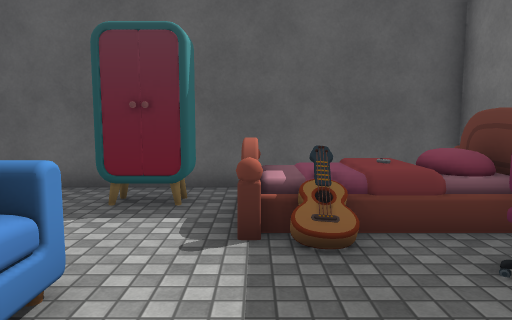
View 1 (above)

16 first-person views from a walk through a 3-D level made in the Unity game engine. The camera is 1.5 m above the floor, tilts 6° down and sees 70° across. The floor is counted in squares, 1 m on a side. Each view is taken from the middle of a square. On the plan, view 1 faces up. The plan holds only what a view shows up to about 16 squares ahead; the rest is blank. The place goes on beyond the plan. The player is left out. Some animated figures are not drawn. Some surface patterns are stand-ins.

View 2
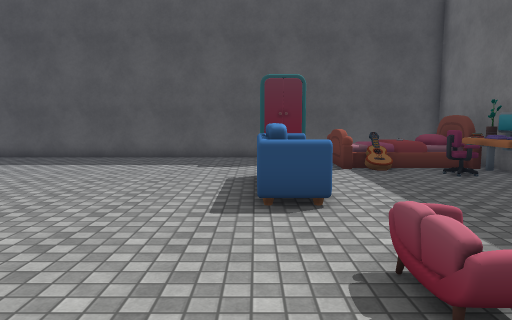

View 3
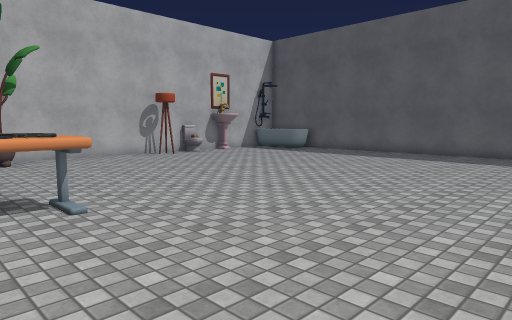

View 4
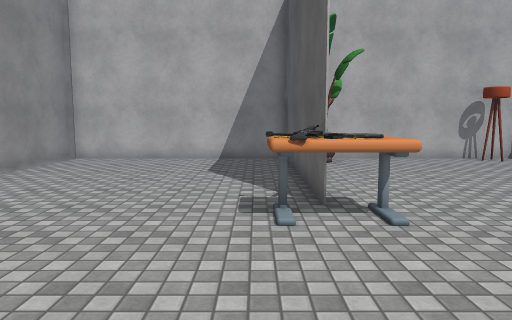

View 5
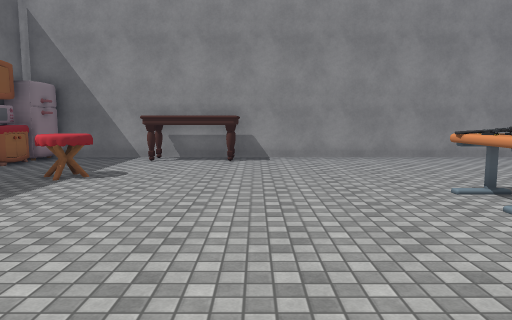

View 6
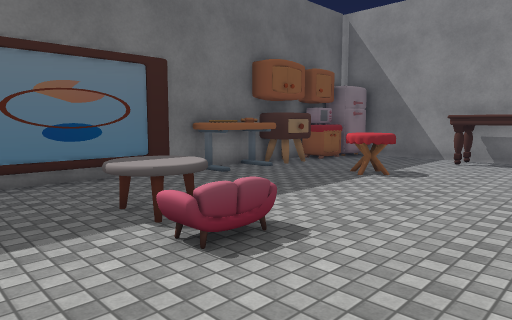

View 7
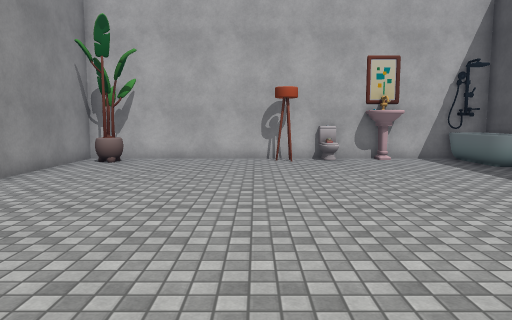

View 8
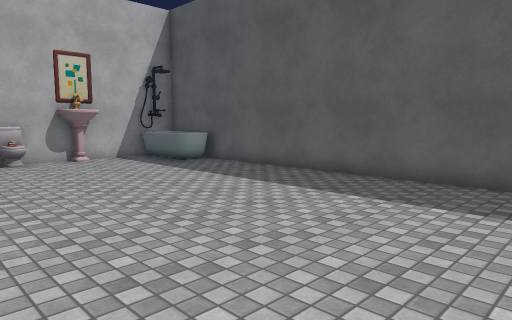

View 9
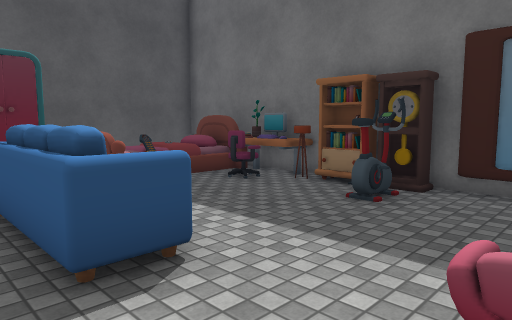

View 10
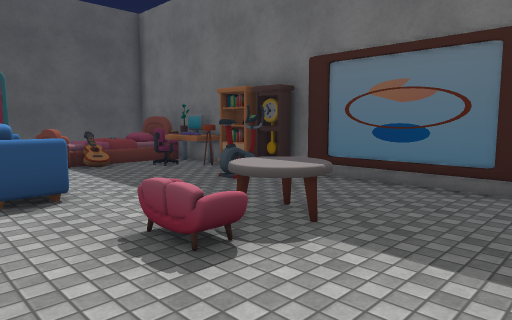

View 11
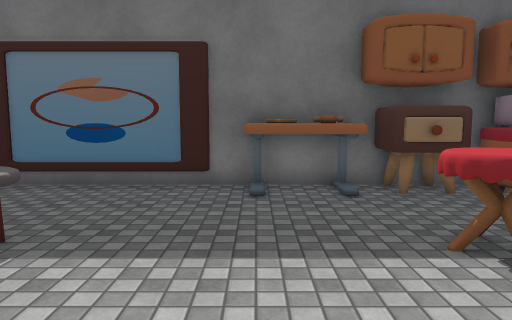

View 12
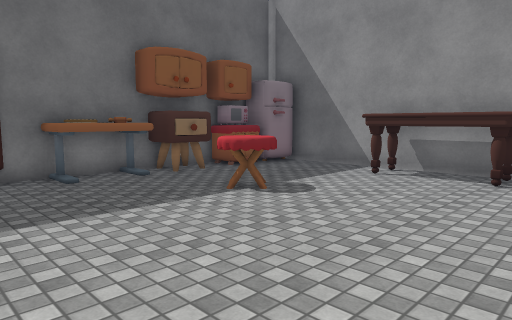

View 13
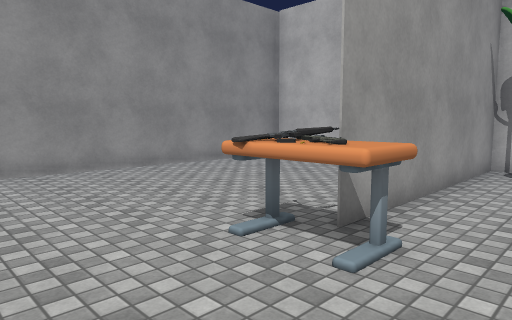

View 14
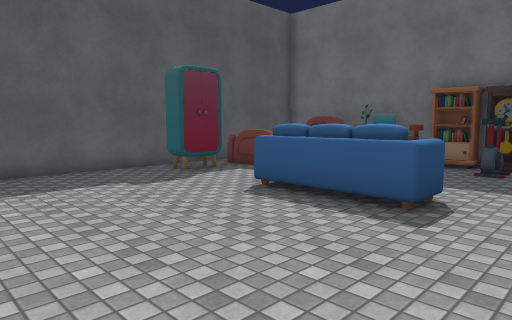

View 15
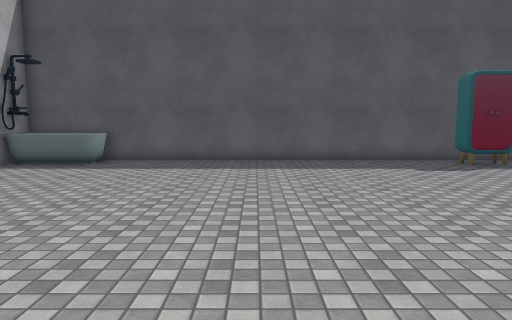

View 16
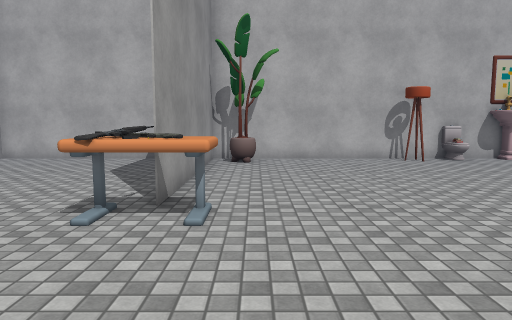

### Floor plan
Points are (right, up) in squares from view 1. A wall is a line through its corners. A room is listed if a view was taken in it or the views show most of it. See-through windows are left out.
Room 1 (views 1, 2, 3, 4, 5, 6, 7, 8, 9, 10, 11, 12, 13, 14, 15, 16)
walls: (-10.4, -7.8) (-18.9, -7.8); (-0.6, -10.6) (0, -10.1); (-0.1, -10.2) (0.2, -10.2) (0.7, -10.3); (-0.5, -10.7) (0, -10.1); (0, -10.2) (0.5, -10.1); (0.1, -10.2) (0.3, -10.2) (0.7, -10.4); (-0.6, -11.1) (-0.5, -11); (-0.5, -11.1) (-0.5, -10.5); (-0.5, -11.2) (-0.6, -10.5) (0.1, -10.1); (4.6, -7.5) (4.6, 0.4); (-3.9, -16.5) (3.5, -16.5); (-18.9, -7.7) (-10.4, -7.7); (2.5, 3) (2.5, 3.6); (2.7, 3) (2.4, 3.3); (2.9, 2.9) (2.6, 3) (2.5, 3.2) (2.4, 3.2); (3.1, 2.9) (2.6, 2.9); (2.8, 3.3) (2.4, 3.4); (3.5, -14.7) (3.5, -13.2) (4.5, -13.2); (-18.3, 4) (-18.9, 3.9) (-18.9, -16.4); (4.6, 4.4) (4.6, 8.3) (-18.9, 8.3) (-18.9, 4.2); (4.6, -14.5) (4.6, -12.5); (-19.2, -16.5) (-4, -16.5)
low walls: (-0.5, -10.8) (0.6, -10.8); (-0.5, -11) (0, -10.8) (0.1, -10.6) (0.6, -10.6); (0.1, -10.8) (0.1, -10.6); (2.8, 3) (2.8, 3.3); (-16, 6.7) (-18.5, 6.7); (-15.7, 7.7) (-15.7, 7)
objects: other object (-18, -6); other object (-18, 1); other object (-18, 2); other object (-10, -9) to (-9, -7); other object (-4, -16) to (-1, -15); other object (-3, -1) to (-2, 3); other object (-3, 7) to (-1, 7); other object (-2, -5) to (-1, -3); other object (0, -5) to (1, -3); other object (0, 5) to (4, 7); other object (1, 5); other object (2, -1) to (3, 0); other object (3, -16) to (5, -15); other object (3, -12) to (5, -11); other object (3, -10) to (5, -8); other object (4, -1); other object (4, 0) to (4, 1)

Where each view was taken, in squares from view 1:
view 1: 0 up, 0 right, facing up
view 2: 7 down, 3 left, facing up
view 3: 9 down, 3 left, facing up-left
view 4: 9 down, 4 left, facing left
view 5: 1 down, 5 left, facing down
view 6: 1 down, 5 left, facing down-right
view 7: 1 down, 4 left, facing left
view 8: 1 down, 4 left, facing up-left
view 9: 4 down, 4 left, facing up-right
view 10: 8 down, 4 left, facing up-right
view 11: 8 down, 4 left, facing right
view 12: 5 down, 6 left, facing down-right
view 13: 5 down, 6 left, facing down-left
view 14: 3 down, 9 left, facing up-right
view 15: 6 down, 10 left, facing up
view 16: 6 down, 4 left, facing left
